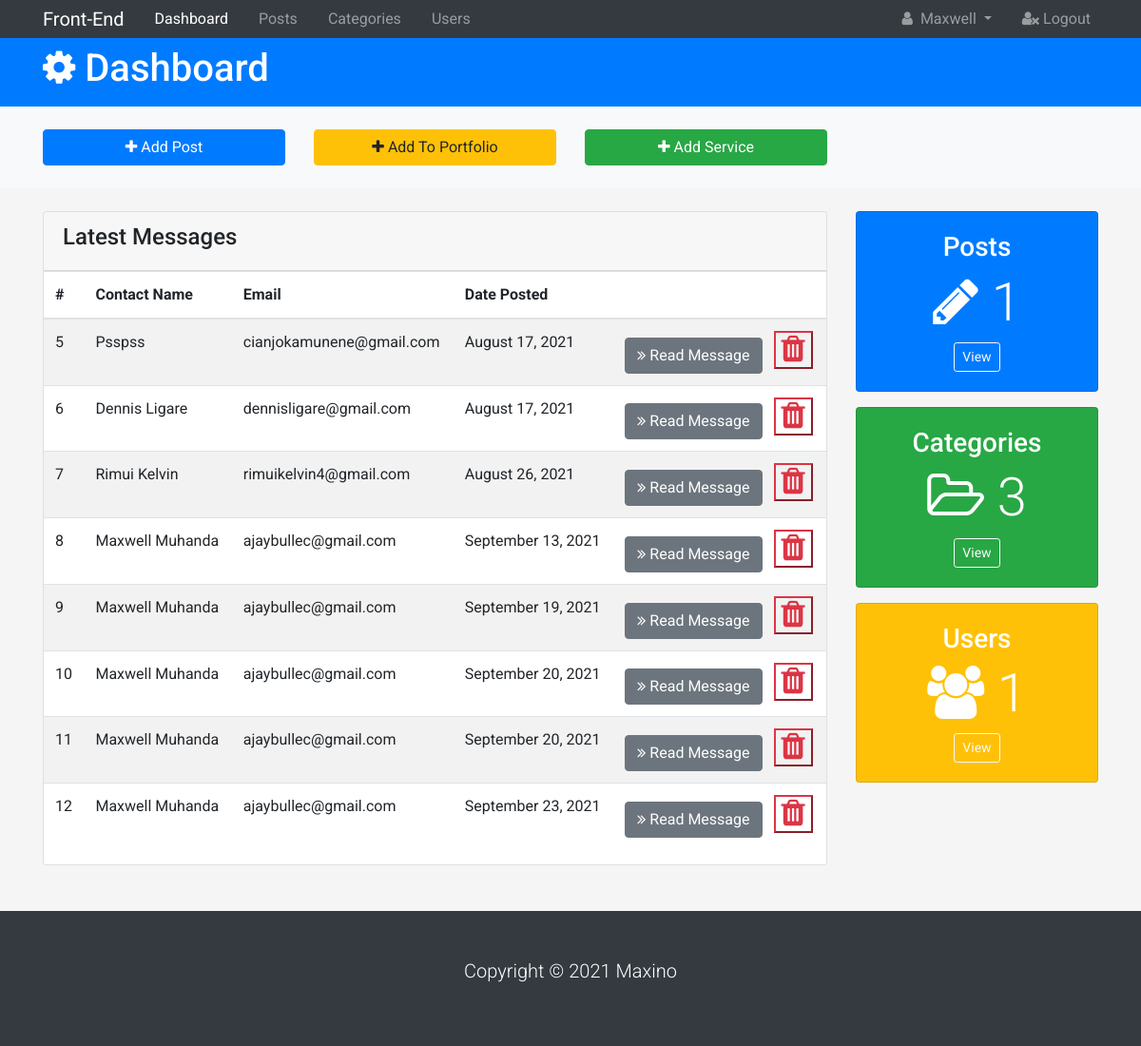
Page /admin/ (signed in) on the earlier database version.
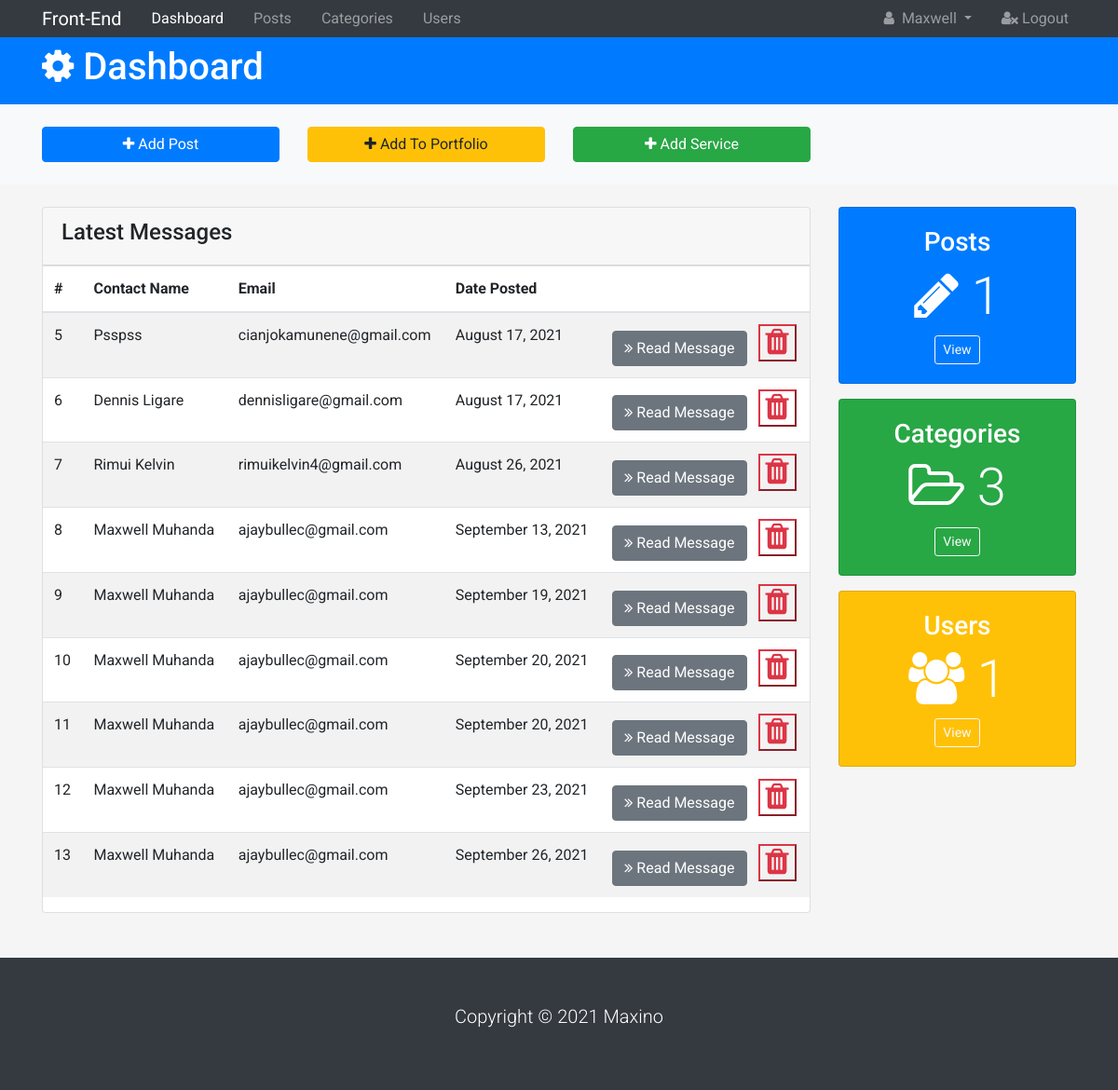
Same page on the later database version.
### Portfolio/models.py (models this page shows)
class User(db.Model, UserMixin):
    id = db.Column(db.Integer, primary_key=True)
    first_name = db.Column(db.String(100))
    last_name = db.Column(db.String(100))
    email = db.Column(db.String(64), unique=True)
    profile_pic = db.Column(db.String(100), default='avatar.png')
    password = db.Column(db.String(255))
    bio = db.Column(db.Text)
    url_to = db.Column(db.String(100))
    active = db.Column(db.Boolean())
    confirmed_at = db.Column(db.DateTime)
    roles = db.relationship('Role', secondary=roles_users,
                            backref=db.backref('users', lazy='dynamic'))
    blogs = db.relationship('Blog', backref='user', lazy=True)

class Contact(db.Model):
    id = db.Column(db.Integer, primary_key=True)
    name = db.Column(db.String(50), nullable=False)
    email = db.Column(db.String(50), nullable=False)
    message = db.Column(db.Text, nullable=False)
    date = db.Column(db.DateTime, nullable=False, default=datetime.utcnow)

### Portfolio/admin/routes.py (the view, shortened to what this page needs)
@author.route('/admin/', methods=['POST', 'GET'])
@login_required
def admin():
    blogs = Blog.query.all()
    messages = Contact.query.all()
    categories = Category.query.all()
    users = User.query.all()
    serve_form = ServiceForm()
    if serve_form.validate_on_submit():
        new_service = Service(title=serve_form.title.data, icon=serve_form.icon.data, heading=serve_form.heading.data, description=serve_form.description.data)
        db.session.add(new_service)
        db.session.commit()
        flash("Service Added", 'success')
        return redirect(url_for('author.admin'))
    form = PortfolioForm()
    return render_template('admin/index.html', admin=True, form=form, users=users, categories=categories, blogs=blogs, serve_form=serve_form, messages=messages)

### Portfolio/__init__.py (called while the page is built)
@app.teardown_appcontext
def shutdown_session(exception=None):
    db.session.remove()

### Portfolio/templates/admin/index.html (shortened to what this page needs)
{% extends 'admin/base.html' %}
{% block content %}
  <header id="main-header" class="py-2 bg-primary text-white">
    <div class="container">
      <div class="row">
        <div class="col-md-6">
          <h1><i class="fa fa-gear"></i> Dashboard</h1>
        </div>
      </div>
    </div>
  </header>
  <section id="action" class="py-4 mb-4 bg-light">
    <div class="container">
      <div class="row">
        <div class="col-md-3">
          <a href="{{url_for('author.add_post')}}" class="btn btn-primary btn-block">
            <i class="fa fa-plus"></i> Add Post
          </a>
        </div>
       {% if current_user.id == 1 %}
       <div class="col-md-3">
         <a href="#" class="btn btn-warning btn-block" data-toggle="modal" data-target="#addUserModal">
           <i class="fa fa-plus"></i> Add To Portfolio
         </a>
       </div>
       <div class="col-md-3">
         <a href="#" class="btn btn-success btn-block" data-toggle="modal" data-target="#addService">
           <i class="fa fa-plus"></i> Add Service
         </a>
       </div>
       {% endif %}
      </div>
    </div>
  </section>
  <section id="posts">
    <div class="container">
      <div class="row">
        <div class="col-md-9 sm-mb-3">
          <div class="card">
            <div class="card-header">
              <h4>Latest Messages</h4>
            </div>
            <table class="table table-striped">
              <thead class="thead-inverse">
                <tr>
                  <th>#</th>
                  <th>Contact Name</th>
                  <th>Email</th>
                  <th>Date Posted</th>
                  <th></th>
                </tr>
              </thead>
              <tbody>
                {% for message in messages %}
                <tr>
                  <td scope="row">{{message.id}}</td>
                  <td>{{message.name}}</td>
                  <td>{{message.email}}</td>
                  <td>{{message.date.strftime("%B %d, %Y ")}}</td>
                  <td>
                    {% if current_user.id ==1 %}
                    <a href="{{url_for('author.message', message_id=message.id) }}" class="btn btn-secondary">
                    <i class="fa fa-angle-double-right"></i> Read Message
                  </a>
                    <button class="btn-link btn-outline-danger text-danger ml-2" data-toggle="modal" data-target="#my">
                    <i class="fa fa-trash fa-2x "></i>
                    </button>
                    {% endif %}
                   </td>
                    </tr>
                    {% endfor %}
              </tbody>
            </table>
          </div>
        </div>
        <div class="col-md-3">
          <div class="card text-center bg-primary text-white mb-3">
            <div class="card-body">
              <h3>Posts</h3>
              <h1 class="display-4">
                <i class="fa fa-pencil"></i> {{blogs | length}}
              </h1>
              <a href="{{url_for('author.posts')}}" class="btn btn-outline-light btn-sm">View</a>
            </div>
          </div>
          <div class="card text-center bg-success text-white mb-3">
            <div class="card-body">
              <h3>Categories</h3>
              <h1 class="display-4">
                <i class="fa fa-folder-open-o"></i> {{categories | length}}
              </h1>
              <a href="{{url_for('author.categories')}}" class="btn btn-outline-light btn-sm">View</a>
            </div>
          </div>
          <div class="card text-center bg-warning text-white mb-3">
            <div class="card-body">
              <h3>Users</h3>
              <h1 class="display-4">
                <i class="fa fa-users"></i> {{users| length}}
              </h1>
              <a href="{{url_for('author.users')}}" class="btn btn-outline-light btn-sm">View</a>
            </div>
          </div>
        </div>
      </div>
    </div>
  </section>
  {% endblock  %}

### Portfolio/templates/admin/base.html (shortened to what this page needs)
<!DOCTYPE html>
<html lang="en">
<head>
  {% block head %}
 <link rel="stylesheet" href="{{ url_for('static', filename='css/font-awesome.min.css') }}">
  <link rel="stylesheet" href="https://maxcdn.bootstrapcdn.com/bootstrap/4.0.0/css/bootstrap.min.css">
  <link rel="stylesheet" href="{{ url_for('static', filename='css/style.css') }}">
  {% endblock  %}
</head>
<body>
  <nav class="navbar navbar-expand-sm navbar-dark bg-dark p-0">
    <div class="container">
      <a href="{{url_for('main.index')}}" class="navbar-brand">Front-End</a>
      <div class="collapse navbar-collapse" id="navbarNav">
        <ul class="navbar-nav">
          <li class="nav-item px-2">
            <a href="{{url_for('author.admin')}}" class="nav-link active">Dashboard</a>
          </li>
          <li class="nav-item px-2">
            <a href="{{url_for('author.posts')}}" class="nav-link">Posts</a>
          </li>
          <li class="nav-item px-2">
            <a href="{{url_for('author.categories')}}" class="nav-link">Categories</a>
          </li>
          <li class="nav-item px-2">
            <a href="{{url_for('author.users')}}" class="nav-link">Users</a>
          </li>
        </ul>
        <ul class="navbar-nav ml-auto">
          <li class="nav-item dropdown mr-3">
            <a href="#" class="nav-link dropdown-toggle" data-toggle="dropdown">
              <i class="fa fa-user mr-1"></i> {{current_user.first_name}}
            </a>
          </li>
          <li class="nav-item">
            <a href="{{url_for('security.logout')}}" class="nav-link">
              <i class="fa fa-user-times"></i> Logout
            </a>
          </li>
        </ul>
      </div>
    </div>
  </nav>
  {% block content %}
  {% endblock  %}
  <footer id="main-footer" class="bg-dark text-white mt-5 p-5">
    <div class="conatiner">
      <div class="row">
        <div class="col">
          <p class="lead text-center">Copyright &copy; 2021 Maxino</p>
        </div>
      </div>
    </div>
  </footer>
</body>
</html>

### Portfolio/static/css/style.css (style rules this page uses)
html { scroll-behavior: smooth; position: relative; }
body { background-color: #f5f5f5; }
body { font-family: 'Roboto', sans-serif; font-size: 16px; }
a { color: #1e1e1e; text-decoration: none; transition: all 0.5s ease-in-out; }

Differences in the rows shown:
added Contact: id "13", name "Maxwell Muhanda", email "ajaybullec@gmail.com", date "September 26, 2021"
